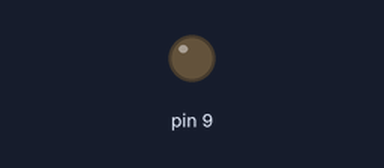
A sketch run on a simulated Arduino Uno, built with avr-gcc and run on an emulated ATmega328P. Parts: output pins drawn as LEDs (lit = HIGH).

Above: at 0.05 s.
At 1.05 s:
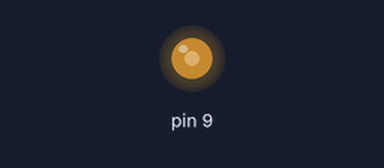
At 2.0 s:
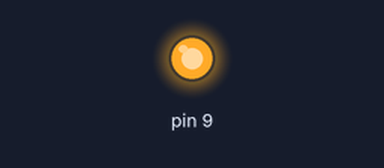
Timing chart, 0 to 4.6 s (numbered marks = the images above):
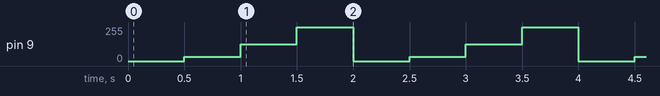

The sketch:

09-basic-analog-write.ino
```cpp
/*
 * SIMPLE ANALOG WRITE
 *
 * Changes the brightness of an LED connected to the Arduino.
 *
 * Circuit:
 *     - 5mm LED conncted to pin 9.
 */

void setup() {
    pinMode(9, OUTPUT);
}

void loop() {
    // analogWrite() takes in values from 0 to 255. 0 being the minimum "brightness" and 255 the
    // maximum.

    analogWrite(9, 0);
    delay(500);

    analogWrite(9, 31);
    delay(500);

    analogWrite(9, 127);
    delay(500);

    analogWrite(9, 255);
    delay(500);
}
```

Measured:
- by itself, pin 9: repeats every 2.0 s: 127/255 0.50 s, 255/255 0.50 s, 0/255 0.50 s, 31/255 0.50 s
